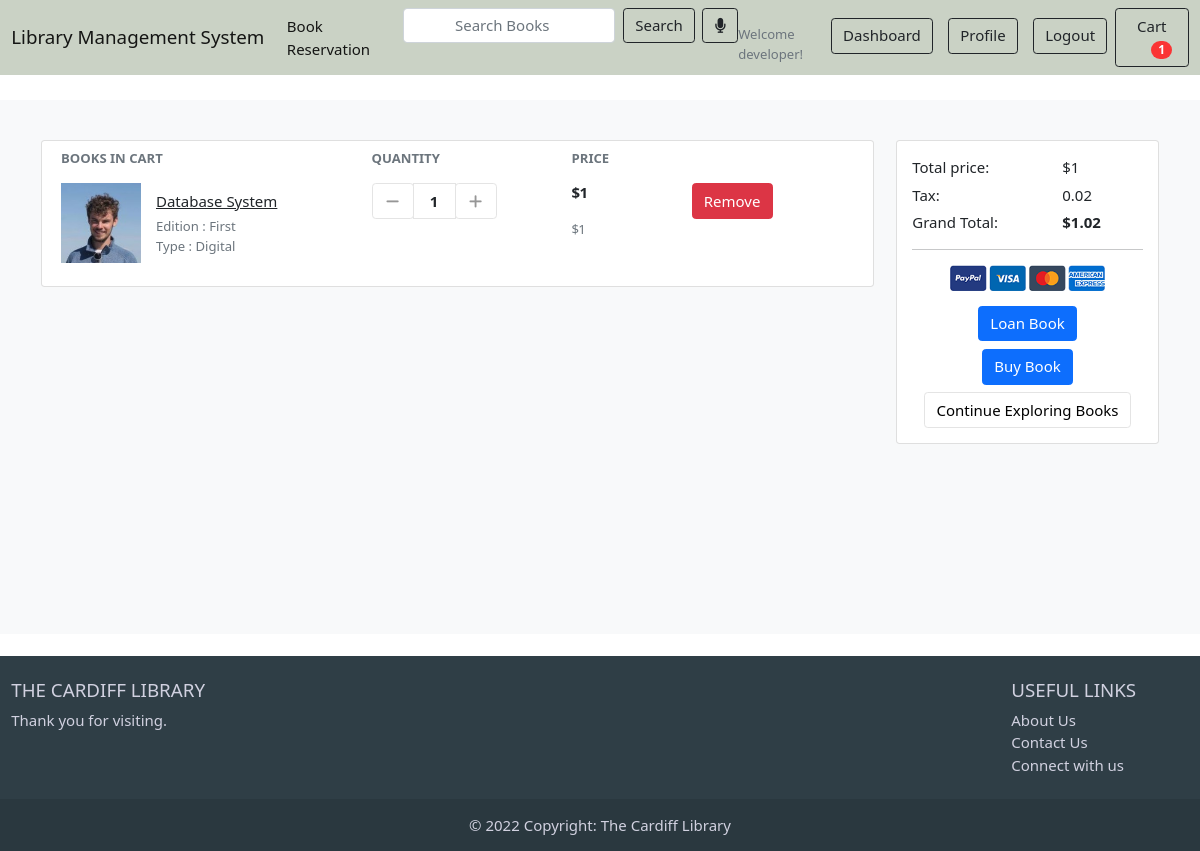
The page /cart/ (signed in) on the database its author committed.
### accounts/models.py (models this page shows, shortened)
class Account(AbstractBaseUser):
    first_name = models.CharField(max_length=50)
    last_name = models.CharField(max_length=50)
    username = models.CharField(max_length=50,unique=True)
    email = models.EmailField(max_length=50,unique=True)
    phone_number = models.CharField(max_length=50)
    date_joined = models.DateTimeField(auto_now_add=True)
    last_login  = models.DateTimeField(auto_now_add=True)
    is_admin    = models.BooleanField(default=False)
    is_staff    = models.BooleanField(default=False)
    is_active    = models.BooleanField(default=False)
    is_superadmin    = models.BooleanField(default=False)
    USERNAME_FIELD = 'email'
    REQUIRED_FIELDS = ['username', 'first_name', 'last_name']
    objects = MyAccountManager()

### carts/models.py (models this page shows, shortened)
class CartItem(models.Model):
    user = models.ForeignKey(Account, on_delete= models.CASCADE,null=True)
    variations = models.ManyToManyField(Variation,blank=True)
    book = models.ForeignKey(Book, on_delete=models.CASCADE)
    cart = models.ForeignKey(Cart, on_delete=models.CASCADE,null=True)
    quantity= models.IntegerField()
    is_active = models.BooleanField(default=True)
    def sub_total(self):
        return self.book.price * self.quantity

### bookstore/models.py (models this page shows, shortened)
class Book(models.Model):
    book_title      = models.CharField(max_length=200, unique=True)
    slug            = models.SlugField(max_length=200, unique=True)
    description     = models.TextField(max_length=500, blank=True)
    author_name     = models.CharField(max_length=200, blank=True)
    publisher_name  = models.CharField(max_length=200, blank=True)
    price           = models.IntegerField(default=1,blank=True)
    Images          = models.ImageField(upload_to='photos/books')
    stock           = models.IntegerField()
    is_available    = models.BooleanField(default=True)
    genre           = models.ForeignKey(Genre, on_delete=models.CASCADE)
    created_date    = models.DateTimeField(auto_now_add=True)
    modified_date   = models.DateTimeField(auto_now=True)
    def get_url(self):
        return reverse('book_detail', args=[self.genre.slug,self.slug])

class Variation(models.Model):
    book = models.ForeignKey(Book, on_delete=models.CASCADE)
    variation_category = models.CharField(max_length=100, choices=variation_category_choice)
    variation_value = models.CharField(max_length=100)
    is_active = models.BooleanField(default=True)
    created_date = models.DateTimeField(auto_now=True)
    objects = VariationManager()

### carts/views.py (the view)
# urls.py: path('',views.cart,name='cart'),
def cart(request, total=0, quantity=0, cart_items = None):
    try:
        tax=0
        grand_total=0
        if request.user.is_authenticated:
            cart_items = CartItem.objects.filter(user=request.user, is_active=True)
        else:
            cart= Cart.objects.get(cart_id = _cart_id(request))
            cart_items = CartItem.objects.filter(cart=cart, is_active=True)
        for cart_item in cart_items:
            total +=(cart_item.book.price * cart_item.quantity)
            quantity += cart_item.quantity
        tax = (2*total)/100
        grand_total = total+tax
    except ObjectDoesNotExist:
        pass
    context={
        'total':total,
        'quanity':quantity,
        'cart_items':cart_items,
        'tax':tax,
        'grand_total':grand_total,
    }
    return render(request,'bookstores/cart.html',context)

### carts/context_processors.py (called while the page is built)
def counter(request):
    cart_count = 0
    if 'admin' in request.path:
        return{}
    else:
        try:
            cart = Cart.objects.filter(cart_id=_cart_id(request))
            if request.user.is_authenticated:
                cart_items=CartItem.objects.all().filter(user=request.user)
            else:
                cart_items = CartItem.objects.all().filter(cart = cart[:1])
            for cart_item in cart_items:
                cart_count +=cart_item.quantity
        except Cart.DoesNotExist:
            cart_count = 0
    return dict(cart_count=cart_count)

### carts/views.py (called while the page is built)
def _cart_id(request):
    cart = request.session.session_key
    if not cart:
        cart = request.session.create()
    return cart

### genre/context_processors.py (called while the page is built)
def menu_links(request):
    links = Genre.objects.all()
    return dict(links=links)

### templates/bookstores/cart.html (shortened to what this page needs)
{%extends 'base.html'%}
{%load static%}
{%block content%}
<html>
<head>
	<link href="{%static 'css/ui.css'%}" rel="stylesheet" type="text/css" />
	<link
		href="{%static 'css/responsive.css'%}"
		rel="stylesheet"
		media="only screen and (max-width: 1200px)"
	/>
</head>
<section class="section-content padding-y bg" style="margin-top:100px">
<div class="container">
{% if not cart_items %}
<h2 class="text-center" style="margin-top:100px">Your cart is Empty</h2>
<br>
<div class="text-center">
  <a href="{% url 'bookstore' %}" class="btn btn-primary">Continue Exploring Books </a>
  </div>
{%else%}
<div class="row">
	<aside class="col-lg-9">
<div class="card">
<table class="table table-borderless table-shopping-cart">
<thead class="text-muted">
<tr class="small text-uppercase">
  <th scope="col">Books In Cart</th>
  <th scope="col" width="200">Quantity</th>
  <th scope="col" width="120">Price</th>
  <th scope="col" class="text-right" width="200"> </th>
</tr>
</thead>
<tbody>
  {%for cart_item in cart_items%}
<tr>
	<td>
		<figure class="itemside align-items-center">
			<div class="aside"><img src="{{cart_item.book.Images.url}}" width="150px" class="img-sm"></div>
			<figcaption class="info">
				<a href="{{cart_item.book.get_url}}" class="title text-dark">{{cart_item.book.book_title}}</a>
				<p class="text-muted small">
						{%if cart_item.variations.all%}
							{%for item in cart_item.variations.all%}
								{{item.variation_category | capfirst}} : {{item.variation_value | capfirst}} <br>
							{%endfor%}
						{%endif%}
				</p>
			</figcaption>
		</figure>
	</td>
	<td>
					<div class="col">
						<div class="input-group input-spinner">
							<div class="input-group-prepend">
							<a href="{%url 'remove_cart' cart_item.book.id cart_item.id %}" class="btn btn-light" type="button" id="button-plus"> <i class="fa fa-minus"></i> </a>
							</div>
							<input type="text" class="form-control" value="{{cart_item.quantity}}">
							<div class="input-group-append">
						<form action="{%url 'add_cart' cart_item.book.id%}" method="POST">
							<button  class="btn btn-light" type="submit" id="button-minus"> <i class="fa fa-plus"></i> </button>
						</form>
							</div>
						</div>
					</div>
	</td>
	<td>
		<div class="price-wrap">
			<var class="price">${{cart_item.sub_total}}</var>
      <br>
			<small class="text-muted"> ${{cart_item.book.price}} </small>
		</div>
	</td>
	<td class="text-right">
	<a href="{%url 'remove_cart_item' cart_item.book.id cart_item.id%}"  onclick="return confirm('are you sure want to delete this item?')" class="btn btn-danger"> Remove</a>
	</td>
</tr>
{%endfor%}
</tbody>
</table>
</div>
	</aside>
	<aside class="col-lg-3">
		<div class="card">
		<div class="card-body">
			<dl class="dlist-align">
			  <dt>Total price:</dt>
			  <dd class="text-right">${{total}}</dd>
			</dl>
			<dl class="dlist-align">
			  <dt>Tax:</dt>
			  <dd class="text-right"> {{tax}}</dd>
			</dl>
			<dl class="dlist-align">
			  <dt>Grand Total:</dt>
			  <dd class="text-right text-dark b"><strong>${{grand_total}}</strong></dd>
			</dl>
			<hr>
			<p class="text-center mb-3">
				<img src="{%static './images/misc/payments.png'%}" height="26">
			</p>
      <div class="text-center">
			<a href="{%url 'checkout'%}" class="btn btn-primary btn-block" > Loan Book </a>
      </div>
      <div class="text-center mt-2">
			<a href="#" class="btn btn-primary btn-block" > Buy Book </a>
      </div>
			<div class="text-center mt-2">
			<a href="{% url 'bookstore'%}" class="btn btn-light btn-block">Continue Exploring Books</a>
      </div>
    </div>
		</div>
</aside>
</div>
{%endif%}
</div>
<div style="height:150px">
  </div>
</section>
{%endblock%}

### templates/includes/navbar.html (shortened to what this page needs)
{%load static%}
<!DOCTYPE html>
<html lang="en">
<head>
<header class="section-header">
<nav class="navbar navbar-expand-lg fixed-top navbar-light " style="background-color: #cad2c5;">
    <div class="container-fluid">
        <a class="navbar-brand" href="{% url 'home'%}">Library Management System</a>
        <div class="collapse navbar-collapse" id="navbarSupportedContent">
            <ul class="navbar-nav me-auto mb-2 mb-lg-0">
                <li class="nav-item ">
                    <a class="nav-link active" aria-current="page" href="{%url 'bookstore'%}">Book Reservation</a>
                </li>
                <li class="nav-item">
                <form action="{% url 'search'%}" class="d-flex" method="GET">
                    <input class="form-control me-2" type="search" placeholder="Search Books" aria-label="Search" name="keyword" required/>
                    <button class="btn btn-outline-dark ml-3"  type="submit">Search</button>
                </form>
                </li>
                <li class="nav-item ml-2">
                  <button class="btn btn-outline-dark ms-2" id="start-recording"><span class="left-pan"><i class="fa fa-microphone"></i></span></button>
                 </li>
            </ul>
             {% if user.id is None %}
            <ul class="navbar-nav ms-auto">
                <small class="title text-muted mt-3 text-black" style="color: black;">Welcome Guest!</small>
                <li class="nav-item ms-auto">
                    <a class="nav-link active" aria-current="page" href="{%url 'login'%}">
                        <button type="button" class="btn btn-outline-dark"><i
                                class="fa-solid fa-arrow-right-to-bracket"></i> Log In</button>
                    </a>
                </li>
                <li class="nav-item ms-auto">
                    <a class="nav-link active" aria-current="page" href="{%url 'register'%}"><button type="button"
                            class="btn btn-outline-dark ">Register</button></a>
                </li>
            </ul>
            {% else %}
            <ul class="navbar-nav ms-auto">
                <small class="title text-muted mt-3 text-black" style="color: black;">Welcome {{user.first_name}}!</small>
                <li class="nav-item ms-auto">
                    <a class="nav-link active" aria-current="page" href="{%url 'dashboard'%}">
                        <button type="button" class="btn btn-outline-dark">Dashboard</button>
                    </a>
                </li>
                <li class="nav-item ms-auto">
                    <a class="nav-link active" aria-current="page" href="{%url 'view_profile'%}">
                        <button type="button" class="btn btn-outline-dark">Profile</button>
                    </a>
                </li>
                <li class="nav-item ms-auto">
                    <a class="nav-link active" aria-current="page" href="{%url 'logout'%}"><button type="button"
                            class="btn btn-outline-dark ">Logout</button></a>
                </li>
            </ul>
            {% endif %}
            <a href="{%url 'cart'%}" class="btn btn-outline-dark ml-3">
              Cart
              <span class="badge badge-pill badge-danger notify">{{cart_count}}</span>
            </a>
        </div>
    </div>
</nav>
</header>
<body>
  <html>

### static/css/ui.css (style rules this page uses)
html { font-family: "Inter", sans-serif; font-size: 15px; }
.price-wrap { letter-spacing: -0.7px; }
.img-xs, .img-sm, .img-md, .img-lg { -o-object-fit: cover; object-fit: cover; flex-shrink: 0; flex-grow: 0; }
.img-sm { width: 80px; height: 80px; }
.padding-y { padding-top: 40px; padding-bottom: 40px; }
var { font-style: normal; }
figure { margin-bottom: 0; }
.bg { background-color: #f8f9fa; }
.b { font-weight: 600; }
p:last-child { margin-bottom: 0; }
.btn-light { background-color: #fff; border-color: #e4e4e4; }
.btn-light i { color: #969696; }
.itemside { position: relative; display: flex; width: 100%; }
.itemside .aside { position: relative; flex-shrink: 0; }
.itemside .info { padding-left: 15px; padding-right: 7px; }
.itemside p { margin-bottom: 0; }
.itemside .title { display: block; margin-bottom: 5px; color: #212529; }
[class*=dlist-] { margin-bottom: 5px; }
[class*=dlist-] dd { margin-bottom: 0; }
.dlist-align { display: flex; }
.dlist-align dt { width: 150px; word-wrap: break-word; font-weight: normal; }
.dlist-align dd { flex-grow: 1; }
.notify { position: absolute; top: -4px; right: -10px; display: inline-block; padding: 0.25em 0.6em; font-size: 12px; line-height: 1; text-align: center; border-radius: 3rem; color: #fff; background-color: #fa3434; }
.price { font-weight: 600; color: #212529; }
.input-spinner { width: 125px; flex-wrap: nowrap; display: inline-flex; vertical-align: middle; }
.input-spinner input.form-control { text-align: center; max-width: 46px; font-weight: bold; flex-basis: 46px; border-color: #e4e4e4; flex-grow: 0; }
.input-spinner .btn { width: 42px; text-align: center; padding-left: 0.5rem; padding-right: 0.5rem; }
.table-shopping-cart.table td, .table-shopping-cart.table th { padding-left: 1.25rem; padding-right: 1.25rem; }
.table-shopping-cart .price-wrap { line-height: 1.2; }
.table-shopping-cart .price { font-weight: bold; margin-right: 5px; display: block; }

### templates/includes/navbar.html (style rules this page uses)
input { border: 1px solid rgb(46, 189, 235); border-radius: 3px; font-size: 1em; outline: none; padding: .2em .4em; width: 60px; text-align: center; }

### rows shown on the page
Account: first_name "developer"
CartItem: book.Images (picture), book.book_title "Database System", quantity "1", sub_total "1", book.price "1"
Variation: variation_category "Edition", variation_value "First"
Variation: variation_category "Type", variation_value "Digital"

### other values the page prints
{{ cart_count }} "1"
{{ total }} "1"
{{ tax }} "0.02"
{{ grand_total }} "1.02"
